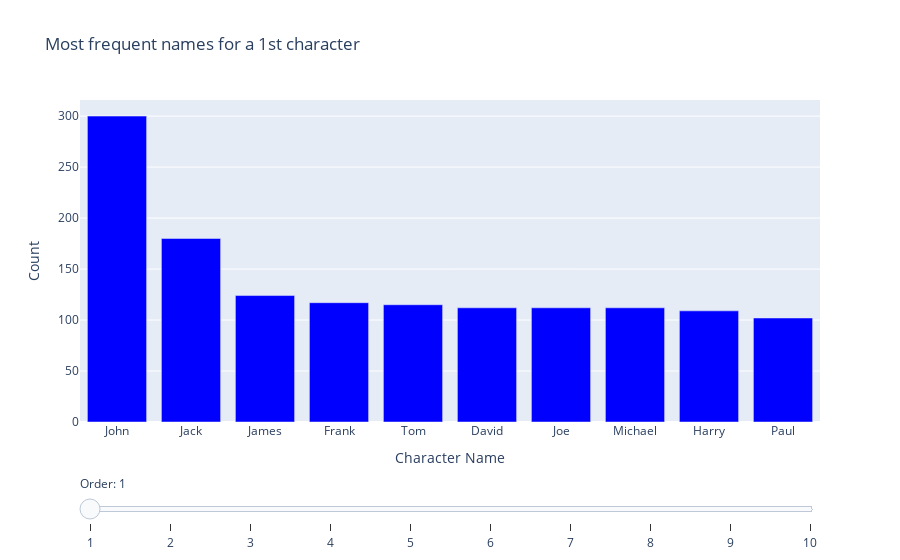

The notebook cell saved with this chart:
### Code cell
def ordinal_suffix(value):
    if 10 <= value % 100 <= 20:
        suffix = 'th'
    else:
        suffix = {1: 'st', 2: 'nd', 3: 'rd'}.get(value % 10, 'th')
    return str(value) + suffix

# Create a figure
fig = go.Figure()

# Find the unique orders
unique_orders = sorted(names_per_order['order'].unique())

# Add a bar trace for each order
for order in unique_orders:
    filtered_df = names_per_order[names_per_order['order'] == order]
    # Sort by count (descending) for ranking
    filtered_df = filtered_df.sort_values(by='count', ascending=False)
    fig.add_trace(
        go.Bar(
            x=filtered_df['char_words'], 
            y=filtered_df['count'],
            name=f"Order {order}",
            marker_color=filtered_df['gender'].map({'M': 'blue', 'F': 'pink'}),
            visible=(order == unique_orders[0])  # Only the first trace is visible
        )
    )

# Create and add slider
steps = []
for i, order in enumerate(unique_orders):
    step = dict(
        method="update",
        args=[{"visible": [order == o for o in unique_orders]},
              {"title": f"Most frequent names for a {ordinal_suffix(order)} character"}],
        label=f"{order}"
    )
    steps.append(step)

sliders = [dict(
    active=0,
    currentvalue={"prefix": "Order: "},
    pad={"t": 50},
    steps=steps
)]

# Update the layout
fig.update_layout(
    sliders=sliders,
    title_text=f"Most frequent names for a {ordinal_suffix(1)} character",
    xaxis_title="Character Name",
    yaxis_title="Count"
)

# Show the figure
fig.show()

### Figure 1 — Plotly figure (JSON) as saved in the notebook; plotly's stock layout.template omitted (floating-point values rounded to 4 significant figures)
{"data": [{"marker": {"color": ["blue", "blue", "blue", "blue", "blue", "blue", "blue", "blue", "blue", "blue"]}, "name": "Order 1", "type": "bar", "visible": true, "x": ["John", "Jack", "James", "Frank", "Tom", "David", "Joe", "Michael", "Harry", "Paul"], "y": [300, 180, 124, 117, 115, 112, 112, 112, 109, 102]}, {"marker": {"color": ["blue", "pink", "blue", "blue", "pink", "blue", "blue", "pink", "pink", "blue"]}, "name": "Order 2", "type": "bar", "visible": false, "x": ["John", "Mary", "Jack", "David", "Jane", "Frank", "Paul", "Sarah", "Kate", "Michael"], "y": [133, 100, 91, 72, 66, 64, 64, 61, 53, 53]}, {"marker": {"color": ["blue", "blue", "blue", "pink", "blue", "blue", "blue", "blue", "blue", "blue"]}, "name": "Order 3", "type": "bar", "visible": false, "x": ["John", "Moe", "Jack", "Mary", "Frank", "Michael", "Paul", "Captain", "James", "Peter"], "y": [76, 73, 69, 65, 55, 52, 46, 45, 45, 45]}, {"marker": {"color": ["blue", "blue", "blue", "pink", "blue", "blue", "blue", "blue", "blue", "blue"]}, "name": "Order 4", "type": "bar", "visible": false, "x": ["John", "Frank", "Jack", "Mary", "Joe", "George", "Sam", "Ben", "Tom", "Henry"], "y": [72, 50, 48, 45, 41, 39, 38, 37, 37, 35]}, {"marker": {"color": ["blue", "blue", "blue", "blue", "blue", "blue", "pink", "blue", "blue", "blue"]}, "name": "Order 5", "type": "bar", "visible": false, "x": ["John", "Frank", "George", "Joe", "Jack", "Paul", "Mary", "Tom", "James", "David"], "y": [65, 45, 42, 42, 39, 35, 33, 33, 30, 29]}, {"marker": {"color": ["blue", "blue", "blue", "blue", "blue", "blue", "blue", "blue", "blue", "blue"]}, "name": "Order 6", "type": "bar", "visible": false, "x": ["George", "John", "Sheriff", "Sam", "Frank", "Jack", "Tom", "Henry", "Bob", "Paul"], "y": [50, 46, 37, 36, 34, 33, 33, 31, 30, 30]}, {"marker": {"color": ["blue", "pink", "blue", "blue", "blue", "blue", "blue", "blue", "blue", "blue"]}, "name": "Order 7", "type": "bar", "visible": false, "x": ["John", "Mary", "Jack", "George", "Joe", "Frank", "Mike", "Billy", "Captain", "Paul"], "y": [46, 33, 30, 27, 26, 25, 25, 24, 24, 24]}, {"marker": {"color": ["blue", "blue", "blue", "blue", "pink", "blue", "blue", "blue", "blue", "blue"]}, "name": "Order 8", "type": "bar", "visible": false, "x": ["John", "Joe", "Jack", "David", "Mary", "Paul", "Tom", "Frank", "Sheriff", "Chief"], "y": [54, 35, 28, 24, 22, 22, 22, 21, 21, 20]}, {"marker": {"color": ["blue", "blue", "blue", "pink", "blue", "blue", "blue", "blue", "blue", "blue"]}, "name": "Order 9", "type": "bar", "visible": false, "x": ["Captain", "Frank", "Chief", "Mary", "John", "Bill", "General", "Jack", "Sheriff", "Agent"], "y": [31, 30, 28, 28, 25, 22, 20, 20, 19, 18]}, {"marker": {"color": ["blue", "blue", "blue", "blue", "pink", "blue", "blue", "blue", "blue", "blue"]}, "name": "Order 10", "type": "bar", "visible": false, "x": ["John", "Frank", "George", "Agent", "Mary", "Sam", "Jack", "Captain", "Joe", "Billy"], "y": [25, 24, 21, 19, 19, 19, 17, 16, 16, 15]}], "layout": {"sliders": [{"active": 0, "currentvalue": {"prefix": "Order: "}, "pad": {"t": 50}, "steps": [{"args": [{"visible": [true, false, false, false, false, false, false, false, false, false]}, {"title": "Most frequent names for a 1st character"}], "label": "1", "method": "update"}, {"args": [{"visible": [false, true, false, false, false, false, false, false, false, false]}, {"title": "Most frequent names for a 2nd character"}], "label": "2", "method": "update"}, {"args": [{"visible": [false, false, true, false, false, false, false, false, false, false]}, {"title": "Most frequent names for a 3rd character"}], "label": "3", "method": "update"}, {"args": [{"visible": [false, false, false, true, false, false, false, false, false, false]}, {"title": "Most frequent names for a 4th character"}], "label": "4", "method": "update"}, {"args": [{"visible": [false, false, false, false, true, false, false, false, false, false]}, {"title": "Most frequent names for a 5th character"}], "label": "5", "method": "update"}, {"args": [{"visible": [false, false, false, false, false, true, false, false, false, false]}, {"title": "Most frequent names for a 6th character"}], "label": "6", "method": "update"}, {"args": [{"visible": [false, false, false, false, false, false, true, false, false, false]}, {"title": "Most frequent names for a 7th character"}], "label": "7", "method": "update"}, {"args": [{"visible": [false, false, false, false, false, false, false, true, false, false]}, {"title": "Most frequent names for a 8th character"}], "label": "8", "method": "update"}, {"args": [{"visible": [false, false, false, false, false, false, false, false, true, false]}, {"title": "Most frequent names for a 9th character"}], "label": "9", "method": "update"}, {"args": [{"visible": [false, false, false, false, false, false, false, false, false, true]}, {"title": "Most frequent names for a 10th character"}], "label": "10", "method": "update"}]}], "title": {"text": "Most frequent names for a 1st character"}, "xaxis": {"title": {"text": "Character Name"}}, "yaxis": {"title": {"text": "Count"}}}}
